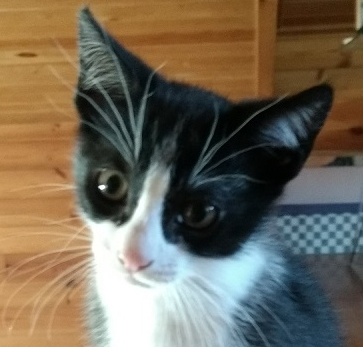
#> input picture 05_Image_processing_techniques/cat-face.png, 363 x 347 px, found by its file name
$ python smoothing_techniques.py
#> lines starting #> are read from the running program, lines starting #| are printed output that depends on the picture
import cv2
import numpy as np
import matplotlib.pyplot as plt


def show_with_matplotlib(color_image, title, position):
    # Convert BGR image to RGB
    image_RGB = color_image[:, :, ::-1]

    ax = plt.subplot(3, 3, position)
    plt.imshow(image_RGB)
    plt.title(title)
    plt.axis('off')


# Create a figure() object with appropriate size and title.
plt.figure(figsize=(12, 6))
plt.suptitle("Smoothing techniques", fontsize=14, fontweight='bold')

image = cv2.imread('05_Image_processing_techniques\cat-face.png')
#> image is the input picture: shape (347, 363, 3); mean B, G, R 87.1, 104.1, 114.1

# we create a kernel for smoothing images.
# In this example we will use (10,10) kernel
kernel_avg_10_10 = np.ones((10, 10), np.float32)/100

# print(f"kernel {kernel_avg_10_10}")

# This function cv2.blur() smooths and image using the normalized box filter
smooth_image_b = cv2.blur(image, (10, 10))
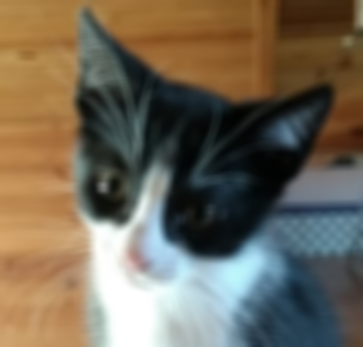
#> smooth_image_b: shape (347, 363, 3); mean B, G, R 87, 104.1, 114.2

show_with_matplotlib(image, "original", 1)
show_with_matplotlib(smooth_image_b, "cv2.blur", 2)

plt.show()
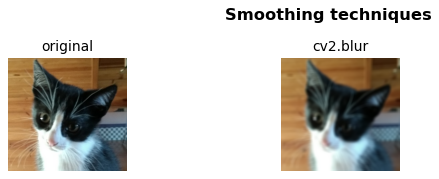
#> figure drawn by matplotlib, 2 panels
